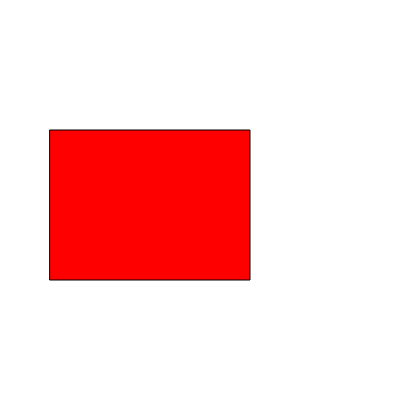
Frame 1 (no input)
Frame 60 (no input): identical to frame 1, image omitted
Frame 120 (the mouse pressed at the canvas centre since frame 60): identical to frame 1, image omitted

The p5.js sketch that drew this single still picture (run headless with seeded random() and noise() and a simulated clock; from frame 60 on, the mouse is pressed at the canvas centre):

// p5.js sketch
// ── sketch.js

function setup() {
  createCanvas(400, 400);
  fill(255, 0, 0);
  rect(50, 130, 200, 150);
}

function draw() {
}
